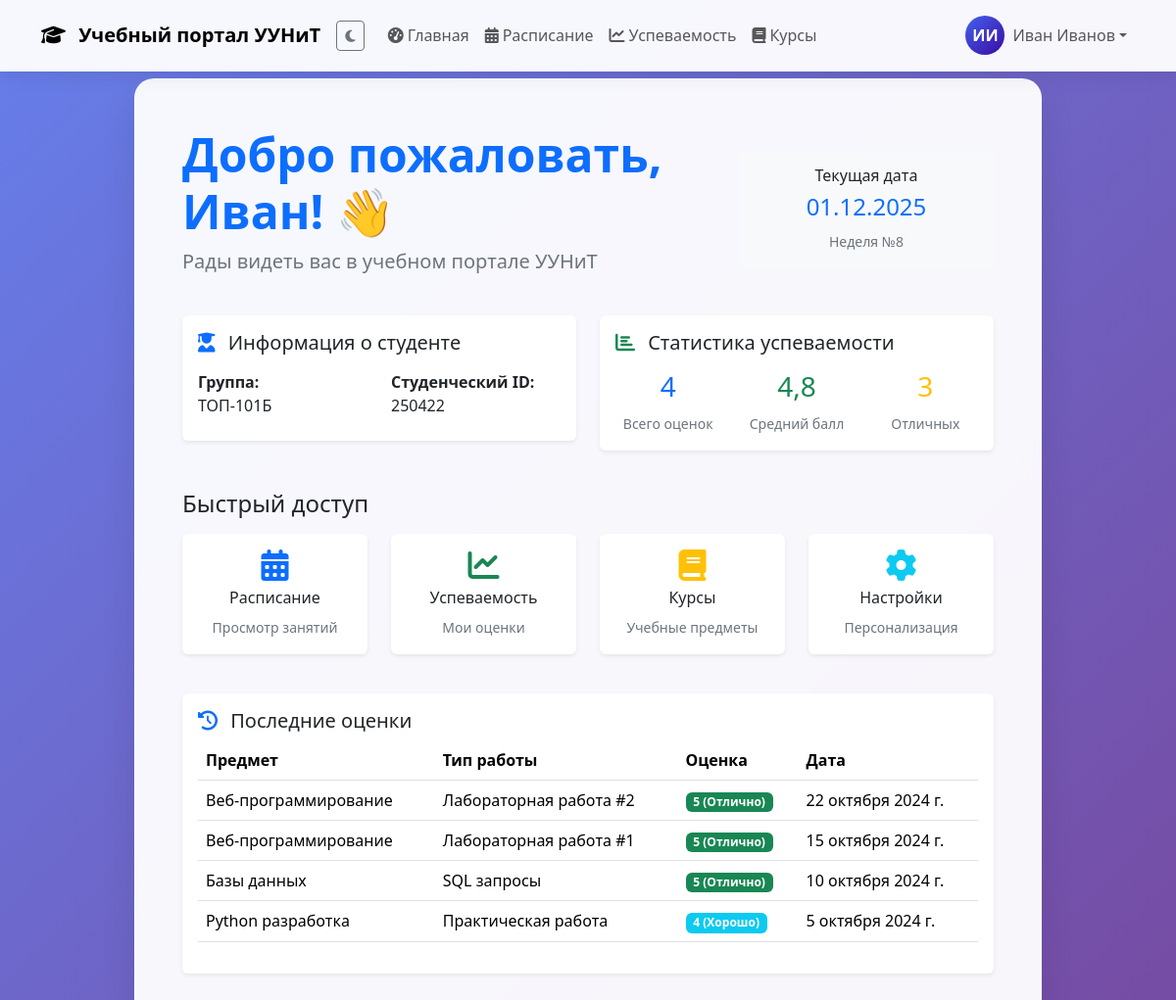
/dashboard/ (signed in), run on the app's committed database.
### main/models.py (models this page shows, shortened)
class StudentProfile(models.Model):
    user = models.OneToOneField(User, on_delete=models.CASCADE)
    group = models.CharField(max_length=20, verbose_name='Группа', blank=True)
    student_id = models.CharField(max_length=20, verbose_name='Студенческий билет', blank=True)
    phone = models.CharField(max_length=20, verbose_name='Телефон', blank=True)
    avatar = models.ImageField(upload_to='avatars/', null=True, blank=True)

class Grade(models.Model):
    student = models.ForeignKey(User, on_delete=models.CASCADE)
    course = models.ForeignKey(Course, on_delete=models.CASCADE)
    work_type = models.CharField(max_length=50, verbose_name='Тип работы')
    grade = models.IntegerField(verbose_name='Оценка')
    date = models.DateField(verbose_name='Дата')
    comments = models.TextField(blank=True, verbose_name='Комментарии')
    def get_grade_display(self):
        if self.grade == 5:
            return 'Отлично'
        elif self.grade == 4:
            return 'Хорошо'
        elif self.grade == 3:
            return 'Удовлетворительно'
        else:
            return 'Неудовлетворительно'

class Course(models.Model):
    name = models.CharField(max_length=100, verbose_name='Название курса')
    code = models.CharField(max_length=20, verbose_name='Код курса')
    teacher = models.CharField(max_length=100, verbose_name='Преподаватель')
    hours = models.IntegerField(verbose_name='Часы')
    description = models.TextField(blank=True, verbose_name='Описание')

### main/views.py (the view)
# urls.py: path('dashboard/', views.dashboard, name='dashboard'),
@login_required
@login_required
def dashboard(request):
    try:
        profile = request.user.studentprofile
    except StudentProfile.DoesNotExist:
        profile = StudentProfile.objects.create(user=request.user)
    recent_grades = Grade.objects.filter(student=request.user).order_by('-date')[:5]
    total_grades = Grade.objects.filter(student=request.user).count()
    avg_grade = Grade.objects.filter(student=request.user).aggregate(Avg('grade'))['grade__avg'] or 0
    excellent_grades = Grade.objects.filter(student=request.user, grade=5).count()
    from datetime import datetime
    current_date = datetime.now().strftime("%d.%m.%Y")
    context = {
        'profile': profile,
        'recent_grades': recent_grades,
        'stats': {
            'total_grades': total_grades,
            'avg_grade': round(avg_grade, 1),
            'excellent_grades': excellent_grades,
        },
        'current_date': current_date,  # Добавляем текущую дату
    }
    return render(request, 'main/dashboard.html', context)

### main/templates/main/dashboard.html (shortened to what this page needs)
{% extends 'main/base.html' %}
{% load static %}
{% block content %}
<div class="row justify-content-center">
    <div class="col-12 col-lg-10">
        <div class="welcome-card p-4 p-md-5 mb-4">
            <div class="row align-items-center mb-4">
                <div class="col-md-8">
                    <h1 class="display-5 fw-bold text-primary">Добро пожаловать, {{ user.first_name }}! 👋</h1>
                    <p class="lead text-muted">Рады видеть вас в учебном портале УУНиТ</p>
                </div>
                <div class="col-md-4 text-md-end">
                    <div class="card bg-light border-0">
                        <div class="card-body text-center">
                            <h6 class="card-title">Текущая дата</h6>
                            <h4 class="text-primary">{{ current_date }}</h4>
                            <small class="text-muted">Неделя №8</small>
                        </div>
                    </div>
                </div>
            </div>
            <div class="row mb-4">
                <div class="col-md-6">
                    <div class="card border-0 shadow-sm mb-3">
                        <div class="card-body">
                            <h5 class="card-title">
                                <i class="fas fa-user-graduate text-primary me-2"></i>
                                Информация о студенте
                            </h5>
                            <div class="row mt-3">
                                <div class="col-6">
                                    <strong>Группа:</strong>
                                    <p class="mb-2">{{ profile.group }}</p>
                                </div>
                                <div class="col-6">
                                    <strong>Студенческий ID:</strong>
                                    <p class="mb-2">{{ profile.student_id }}</p>
                                </div>
                            </div>
                        </div>
                    </div>
                </div>
                <div class="col-md-6">
                    <div class="card border-0 shadow-sm mb-3">
                        <div class="card-body">
                            <h5 class="card-title">
                                <i class="fas fa-chart-bar text-success me-2"></i>
                                Статистика успеваемости
                            </h5>
                            <div class="row mt-3 text-center">
                                <div class="col-4">
                                    <h3 class="text-primary">{{ stats.total_grades }}</h3>
                                    <small class="text-muted">Всего оценок</small>
                                </div>
                                <div class="col-4">
                                    <h3 class="text-success">{{ stats.avg_grade }}</h3>
                                    <small class="text-muted">Средний балл</small>
                                </div>
                                <div class="col-4">
                                    <h3 class="text-warning">{{ stats.excellent_grades }}</h3>
                                    <small class="text-muted">Отличных</small>
                                </div>
                            </div>
                        </div>
                    </div>
                </div>
            </div>
            <div class="row">
                <div class="col-12">
                    <h4 class="mb-3">Быстрый доступ</h4>
                </div>
                <div class="col-md-3 col-6 mb-3">
                    <a href="{% url 'schedule' %}" class="card text-decoration-none border-0 shadow-sm h-100">
                        <div class="card-body text-center">
                            <i class="fas fa-calendar-alt fa-2x text-primary mb-2"></i>
                            <h6>Расписание</h6>
                            <small class="text-muted">Просмотр занятий</small>
                        </div>
                    </a>
                </div>
                <div class="col-md-3 col-6 mb-3">
                    <a href="{% url 'grades' %}" class="card text-decoration-none border-0 shadow-sm h-100">
                        <div class="card-body text-center">
                            <i class="fas fa-chart-line fa-2x text-success mb-2"></i>
                            <h6>Успеваемость</h6>
                            <small class="text-muted">Мои оценки</small>
                        </div>
                    </a>
                </div>
                <div class="col-md-3 col-6 mb-3">
                    <a href="{% url 'courses' %}" class="card text-decoration-none border-0 shadow-sm h-100">
                        <div class="card-body text-center">
                            <i class="fas fa-book fa-2x text-warning mb-2"></i>
                            <h6>Курсы</h6>
                            <small class="text-muted">Учебные предметы</small>
                        </div>
                    </a>
                </div>
                <div class="col-md-3 col-6 mb-3">
                    <a href="{% url 'settings' %}" class="card text-decoration-none border-0 shadow-sm h-100">
                        <div class="card-body text-center">
                            <i class="fas fa-cog fa-2x text-info mb-2"></i>
                            <h6>Настройки</h6>
                            <small class="text-muted">Персонализация</small>
                        </div>
                    </a>
                </div>
            </div>
            {% if recent_grades %}
            <div class="row mt-4">
                <div class="col-12">
                    <div class="card border-0 shadow-sm">
                        <div class="card-body">
                            <h5 class="card-title">
                                <i class="fas fa-history text-primary me-2"></i>
                                Последние оценки
                            </h5>
                            <div class="table-responsive">
                                <table class="table table-hover">
                                    <thead>
                                        <tr>
                                            <th>Предмет</th>
                                            <th>Тип работы</th>
                                            <th>Оценка</th>
                                            <th>Дата</th>
                                        </tr>
                                    </thead>
                                    <tbody>
                                        {% for grade in recent_grades %}
                                        <tr>
                                            <td>{{ grade.course.name }}</td>
                                            <td>{{ grade.work_type }}</td>
                                            <td>
                                                <span class="badge bg-{% if grade.grade == 5 %}success{% elif grade.grade == 4 %}info{% elif grade.grade == 3 %}warning{% else %}danger{% endif %}">
                                                    {{ grade.grade }} ({{ grade.get_grade_display }})
                                                </span>
                                            </td>
                                            <td>{{ grade.date }}</td>
                                        </tr>
                                        {% endfor %}
                                    </tbody>
                                </table>
                            </div>
                        </div>
                    </div>
                </div>
            </div>
            {% endif %}
        </div>
    </div>
</div>
{% endblock %}

### main/templates/main/base.html (shortened to what this page needs)
{% load static %}
<!DOCTYPE html>
<html lang="ru" data-theme="light">
<head>
    <link rel="stylesheet" href="https://cdn.jsdelivr.net/npm/bootstrap@5.3.3/dist/css/bootstrap.min.css">
    <link rel="stylesheet" href="https://cdnjs.cloudflare.com/ajax/libs/font-awesome/6.5.2/css/all.min.css">
</head>
<body class="theme-transition">
    <nav class="navbar navbar-expand-lg navbar-custom fixed-top">
        <div class="container">
            <a class="navbar-brand fw-bold" href="{% url 'dashboard' %}">
                <i class="fas fa-graduation-cap me-2"></i>
                Учебный портал УУНиТ
            </a>
            <div class="d-flex align-items-center me-3">
                <button class="btn btn-outline-secondary btn-sm theme-toggle" onclick="toggleTheme()">
                    <i class="fas fa-moon" id="theme-icon"></i>
                </button>
            </div>
            <div class="collapse navbar-collapse" id="navbarNav">
                {% if user.is_authenticated %}
                    <ul class="navbar-nav me-auto">
                        <li class="nav-item">
                            <a class="nav-link" href="{% url 'dashboard' %}">
                                <i class="fas fa-tachometer-alt me-1"></i>Главная
                            </a>
                        </li>
                        <li class="nav-item">
                            <a class="nav-link" href="{% url 'schedule' %}">
                                <i class="fas fa-calendar-alt me-1"></i>Расписание
                            </a>
                        </li>
                        <li class="nav-item">
                            <a class="nav-link" href="{% url 'grades' %}">
                                <i class="fas fa-chart-line me-1"></i>Успеваемость
                            </a>
                        </li>
                        <li class="nav-item">
                            <a class="nav-link" href="{% url 'courses' %}">
                                <i class="fas fa-book me-1"></i>Курсы
                            </a>
                        </li>
                    </ul>
                    <div class="navbar-nav ms-auto">
                        <div class="nav-item dropdown">
                            <a class="nav-link dropdown-toggle d-flex align-items-center" href="#" role="button"
                               data-bs-toggle="dropdown" aria-expanded="false">
                                <div class="user-avatar me-2">
                                    {{ user.first_name|first }}{{ user.last_name|first }}
                                </div>
                                <span class="fw-medium">{{ user.first_name }} {{ user.last_name }}</span>
                            </a>
                        </div>
                    </div>
                {% endif %}
            </div>
        </div>
    </nav>
    <div class="main-content">
        <div class="container">
            {% block content %}
            {% endblock %}
        </div>
    </div>
</body>
</html>

### main/templates/main/base.html (style rules this page uses)
:root { --primary: #4361ee; --secondary: #3a0ca3; --success: #4cc9f0; --danger: #f72585; --warning: #f8961e; --light: #f8f9fa; --dark: #212529; --body-bg: #ffffff; --card-bg: #ffffff; --text-color: #212529; --text-muted: #6c757d; --border-color: #dee2e6; }
body { background: linear-gradient(135deg, #667eea 0%, #764ba2 100%); min-height: 100vh; font-family: 'Segoe UI', Tahoma, Geneva, Verdana, sans-serif; background-color: var(--body-bg); color: var(--text-color); transition: all 0.3s ease; }
.navbar-custom { background: rgba(255, 255, 255, 0.95); backdrop-filter: blur(10px); box-shadow: 0 2px 20px rgba(0,0,0,0.1); border-bottom: 1px solid rgba(255, 255, 255, 0.3); transition: all 0.3s ease; }
.user-avatar { width: 40px; height: 40px; border-radius: 50%; background: linear-gradient(135deg, var(--primary), var(--secondary)); display: flex; align-items: center; justify-content: center; color: white; font-weight: bold; font-size: 16px; }
.main-content { margin-top: 80px; min-height: calc(100vh - 80px); }
.welcome-card { background: rgba(255, 255, 255, 0.95); backdrop-filter: blur(10px); border-radius: 20px; box-shadow: 0 15px 35px rgba(0,0,0,0.1); border: 1px solid rgba(255, 255, 255, 0.3); transition: all 0.3s ease; }
.card { background: var(--card-bg); border-color: var(--border-color); color: var(--text-color); transition: all 0.3s ease; }
.text-muted { color: var(--text-muted) !important; }
.theme-transition * { transition: background-color 0.3s ease, color 0.3s ease, border-color 0.3s ease; }

### data on the page
StudentProfile: group "ТОП-101Б", student_id "250422"
Grade: course.name "Веб-программирование", work_type "Лабораторная работа #2", grade "5", grade "Отлично", date "22 октября 2024 г."
Grade: course.name "Веб-программирование", work_type "Лабораторная работа #1", grade "5", grade "Отлично", date "15 октября 2024 г."
Grade: course.name "Базы данных", work_type "SQL запросы", grade "5", grade "Отлично", date "10 октября 2024 г."
Grade: course.name "Python разработка", work_type "Практическая работа", grade "4", grade "Хорошо", date "5 октября 2024 г."

### other printed values
{{ user.first_name|first }} "И"
{{ user.last_name|first }} "И"
{{ user.first_name }} "Иван"
{{ user.last_name }} "Иванов"
{{ stats.total_grades }} "4"
{{ stats.avg_grade }} "4,8"
{{ stats.excellent_grades }} "3"
